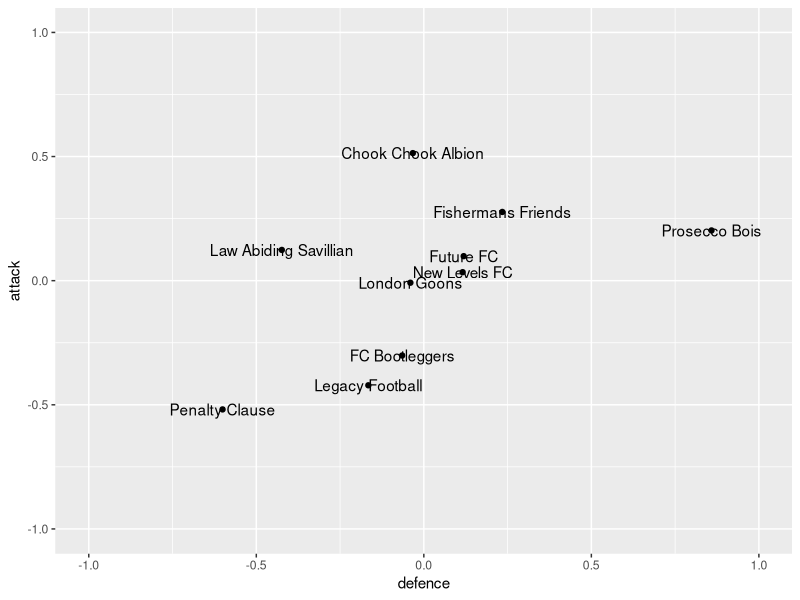

Write R code to recreate this figure.
library(readr)
library(dplyr)
library(tidyr)
library(stringr)
library(ggplot2)

results <- read_csv("five-a-side/data/results.csv")

results_long <- bind_rows(
  results %>%
    rename(
      attack = home,
      defence = away,
      goals = home_goals
    ) %>%
    select(attack, defence, goals),
  results %>%
    rename(
      attack = away,
      defence = home,
      goals = away_goals
    ) %>%
    select(attack, defence, goals),  
)


model <- glm(goals ~ attack + defence, results_long, family = "poisson")

coefs_df <- data.frame(team_name = character(0), attack = numeric(0), defence = numeric(0))

teams <- unique(results_long$attack)

intercept <- model$coefficients[["(Intercept)"]]

ave_coef <- log(mean(results_long$goals))

for (team in teams) {
  if (team == "Chook Chook Albion") {
    attack_coef <- 0
    defence_coef <- 0
  }
  else {
    model_coef_names <- names(model$coefficients)[str_detect(names(model$coefficients), team)]
    attack_coef <- model$coefficients[model_coef_names[1]]
    defence_coef <- model$coefficients[model_coef_names[2]]
  }
  coefs_df <- coefs_df %>%
    add_row(
      team_name = team,
      attack = attack_coef,
      defence = defence_coef
    )
}

mean_attack <- mean(coefs_df$attack)
mean_defence <- mean(coefs_df$defence)

coefs_df <- coefs_df %>%
  mutate(
    attack = attack - mean_attack,
    defence = -(defence - mean_defence)
  )

intercept <- intercept + mean_attack + mean_defence

coefs_df %>%
  ggplot(aes(x = defence, y = attack, label = team_name)) +
  geom_point() +
  geom_text() +
  scale_x_continuous(limits = c(-1, 1)) +
  scale_y_continuous(limits = c(-1, 1))
  

